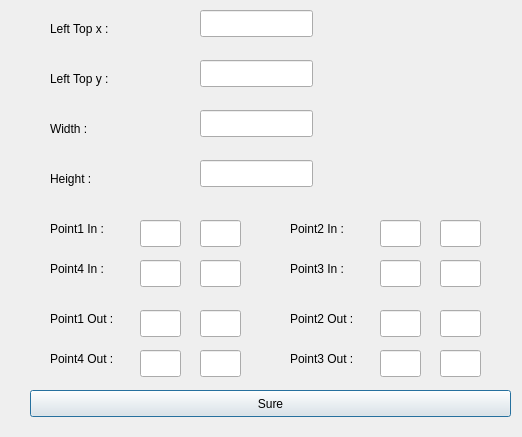
<?xml version="1.0" encoding="UTF-8"?>
<ui version="4.0">
 <class>Dialog_4</class>
 <widget class="QDialog" name="Dialog_4">
  <property name="geometry">
   <rect>
    <x>0</x>
    <y>0</y>
    <width>522</width>
    <height>437</height>
   </rect>
  </property>
  <property name="windowTitle">
   <string>Dialog</string>
  </property>
  <widget class="QLabel" name="label">
   <property name="geometry">
    <rect>
     <x>50</x>
     <y>20</y>
     <width>81</width>
     <height>17</height>
    </rect>
   </property>
   <property name="text">
    <string>Left Top x :</string>
   </property>
  </widget>
  <widget class="QLabel" name="label_2">
   <property name="geometry">
    <rect>
     <x>50</x>
     <y>70</y>
     <width>81</width>
     <height>17</height>
    </rect>
   </property>
   <property name="text">
    <string>Left Top y :</string>
   </property>
  </widget>
  <widget class="QLabel" name="label_3">
   <property name="geometry">
    <rect>
     <x>50</x>
     <y>120</y>
     <width>67</width>
     <height>17</height>
    </rect>
   </property>
   <property name="text">
    <string>Width :</string>
   </property>
  </widget>
  <widget class="QLabel" name="label_4">
   <property name="geometry">
    <rect>
     <x>50</x>
     <y>170</y>
     <width>67</width>
     <height>17</height>
    </rect>
   </property>
   <property name="text">
    <string>Height :</string>
   </property>
  </widget>
  <widget class="QLabel" name="label_5">
   <property name="geometry">
    <rect>
     <x>50</x>
     <y>220</y>
     <width>71</width>
     <height>17</height>
    </rect>
   </property>
   <property name="text">
    <string>Point1 In :</string>
   </property>
  </widget>
  <widget class="QLabel" name="label_6">
   <property name="geometry">
    <rect>
     <x>290</x>
     <y>220</y>
     <width>81</width>
     <height>17</height>
    </rect>
   </property>
   <property name="text">
    <string>Point2 In :</string>
   </property>
  </widget>
  <widget class="QLabel" name="label_7">
   <property name="geometry">
    <rect>
     <x>290</x>
     <y>260</y>
     <width>81</width>
     <height>17</height>
    </rect>
   </property>
   <property name="text">
    <string>Point3 In :</string>
   </property>
  </widget>
  <widget class="QLabel" name="label_8">
   <property name="geometry">
    <rect>
     <x>50</x>
     <y>260</y>
     <width>81</width>
     <height>17</height>
    </rect>
   </property>
   <property name="text">
    <string>Point4 In :</string>
   </property>
  </widget>
  <widget class="QLineEdit" name="lineEdit">
   <property name="geometry">
    <rect>
     <x>200</x>
     <y>10</y>
     <width>113</width>
     <height>27</height>
    </rect>
   </property>
  </widget>
  <widget class="QLineEdit" name="lineEdit_2">
   <property name="geometry">
    <rect>
     <x>200</x>
     <y>60</y>
     <width>113</width>
     <height>27</height>
    </rect>
   </property>
  </widget>
  <widget class="QLineEdit" name="lineEdit_3">
   <property name="geometry">
    <rect>
     <x>200</x>
     <y>110</y>
     <width>113</width>
     <height>27</height>
    </rect>
   </property>
  </widget>
  <widget class="QLineEdit" name="lineEdit_4">
   <property name="geometry">
    <rect>
     <x>200</x>
     <y>160</y>
     <width>113</width>
     <height>27</height>
    </rect>
   </property>
  </widget>
  <widget class="QLineEdit" name="lineEdit_5">
   <property name="geometry">
    <rect>
     <x>140</x>
     <y>310</y>
     <width>41</width>
     <height>27</height>
    </rect>
   </property>
  </widget>
  <widget class="QLineEdit" name="lineEdit_6">
   <property name="geometry">
    <rect>
     <x>380</x>
     <y>310</y>
     <width>41</width>
     <height>27</height>
    </rect>
   </property>
  </widget>
  <widget class="QLineEdit" name="lineEdit_7">
   <property name="geometry">
    <rect>
     <x>380</x>
     <y>350</y>
     <width>41</width>
     <height>27</height>
    </rect>
   </property>
  </widget>
  <widget class="QLineEdit" name="lineEdit_8">
   <property name="geometry">
    <rect>
     <x>140</x>
     <y>350</y>
     <width>41</width>
     <height>27</height>
    </rect>
   </property>
  </widget>
  <widget class="QPushButton" name="pushButton">
   <property name="geometry">
    <rect>
     <x>30</x>
     <y>390</y>
     <width>481</width>
     <height>27</height>
    </rect>
   </property>
   <property name="text">
    <string>Sure</string>
   </property>
  </widget>
  <widget class="QLabel" name="label_9">
   <property name="geometry">
    <rect>
     <x>50</x>
     <y>310</y>
     <width>81</width>
     <height>17</height>
    </rect>
   </property>
   <property name="text">
    <string>Point1 Out :</string>
   </property>
  </widget>
  <widget class="QLabel" name="label_10">
   <property name="geometry">
    <rect>
     <x>290</x>
     <y>310</y>
     <width>81</width>
     <height>17</height>
    </rect>
   </property>
   <property name="text">
    <string>Point2 Out :</string>
   </property>
  </widget>
  <widget class="QLabel" name="label_11">
   <property name="geometry">
    <rect>
     <x>290</x>
     <y>350</y>
     <width>81</width>
     <height>17</height>
    </rect>
   </property>
   <property name="text">
    <string>Point3 Out :</string>
   </property>
  </widget>
  <widget class="QLabel" name="label_12">
   <property name="geometry">
    <rect>
     <x>50</x>
     <y>350</y>
     <width>81</width>
     <height>17</height>
    </rect>
   </property>
   <property name="text">
    <string>Point4 Out :</string>
   </property>
  </widget>
  <widget class="QLineEdit" name="lineEdit_9">
   <property name="geometry">
    <rect>
     <x>140</x>
     <y>220</y>
     <width>41</width>
     <height>27</height>
    </rect>
   </property>
  </widget>
  <widget class="QLineEdit" name="lineEdit_10">
   <property name="geometry">
    <rect>
     <x>380</x>
     <y>220</y>
     <width>41</width>
     <height>27</height>
    </rect>
   </property>
  </widget>
  <widget class="QLineEdit" name="lineEdit_11">
   <property name="geometry">
    <rect>
     <x>380</x>
     <y>260</y>
     <width>41</width>
     <height>27</height>
    </rect>
   </property>
  </widget>
  <widget class="QLineEdit" name="lineEdit_12">
   <property name="geometry">
    <rect>
     <x>140</x>
     <y>260</y>
     <width>41</width>
     <height>27</height>
    </rect>
   </property>
  </widget>
  <widget class="QLineEdit" name="lineEdit_13">
   <property name="geometry">
    <rect>
     <x>200</x>
     <y>310</y>
     <width>41</width>
     <height>27</height>
    </rect>
   </property>
  </widget>
  <widget class="QLineEdit" name="lineEdit_14">
   <property name="geometry">
    <rect>
     <x>440</x>
     <y>310</y>
     <width>41</width>
     <height>27</height>
    </rect>
   </property>
  </widget>
  <widget class="QLineEdit" name="lineEdit_15">
   <property name="geometry">
    <rect>
     <x>440</x>
     <y>350</y>
     <width>41</width>
     <height>27</height>
    </rect>
   </property>
  </widget>
  <widget class="QLineEdit" name="lineEdit_16">
   <property name="geometry">
    <rect>
     <x>200</x>
     <y>350</y>
     <width>41</width>
     <height>27</height>
    </rect>
   </property>
  </widget>
  <widget class="QLineEdit" name="lineEdit_17">
   <property name="geometry">
    <rect>
     <x>200</x>
     <y>220</y>
     <width>41</width>
     <height>27</height>
    </rect>
   </property>
  </widget>
  <widget class="QLineEdit" name="lineEdit_18">
   <property name="geometry">
    <rect>
     <x>440</x>
     <y>220</y>
     <width>41</width>
     <height>27</height>
    </rect>
   </property>
  </widget>
  <widget class="QLineEdit" name="lineEdit_19">
   <property name="geometry">
    <rect>
     <x>440</x>
     <y>260</y>
     <width>41</width>
     <height>27</height>
    </rect>
   </property>
  </widget>
  <widget class="QLineEdit" name="lineEdit_20">
   <property name="geometry">
    <rect>
     <x>200</x>
     <y>260</y>
     <width>41</width>
     <height>27</height>
    </rect>
   </property>
  </widget>
 </widget>
 <resources/>
 <connections/>
</ui>
